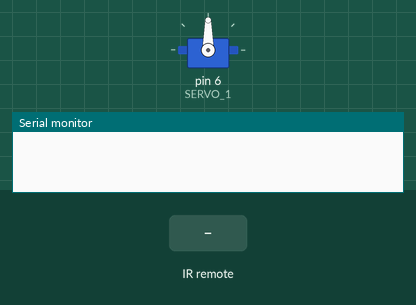
Bench run of a sketch on a simulated Arduino Uno, built with avr-gcc and run on an emulated ATmega328P. On the bench: servo, the last lines printed to the serial monitor. The inputs (shaded band) are chosen by the test bench.

Above: at 1.2 s.
1.3 s: infrared code 0xFF30CF received
At 2.5 s:
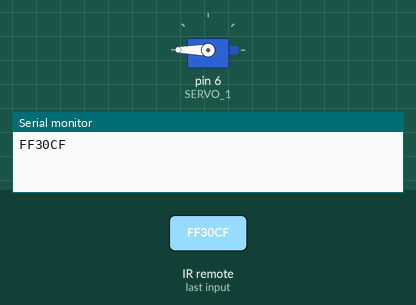
2.8 s: infrared code 0xFF18E7 received
At 3.9 s:
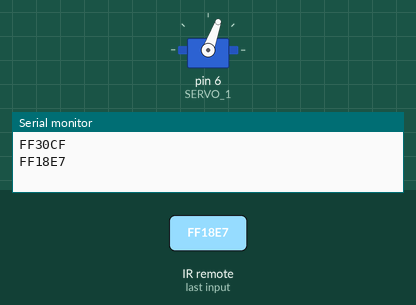
Timing chart, 0 to 5.8 s (numbered marks = the images above; inputs shaded):
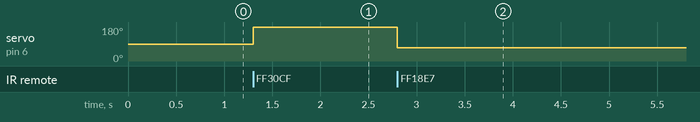

The sketch:

IRServo.ino
```cpp
#include <IRremote.h>


const int RECV_PIN = 10;

#include <Servo.h>
Servo SERVO_1;

IRrecv irrecv(RECV_PIN);
decode_results results;

void setup() {
  Serial.begin(9600);
  //irrecv.enableIRIn();
  SERVO_1.attach(6);
}

void loop() {
  if (irrecv.decode(&results)) {
    Serial.println(results.value, HEX);
    irrecv.resume();
  }

  if (results.value == 0xFF30CF

) {
    SERVO_1.write (180);
    results.value = 0x00000000;

  }

  if (results.value == 0xFF18E7
) {
    SERVO_1.write (70);
    results.value = 0x00000000;

  }

}
```

Measured:
- after the input at 1.3 s, servo on pin 6 (SERVO_1): 90° → 180° at once
- after the input at 2.8 s, servo on pin 6 (SERVO_1): 180° → 70° at once
